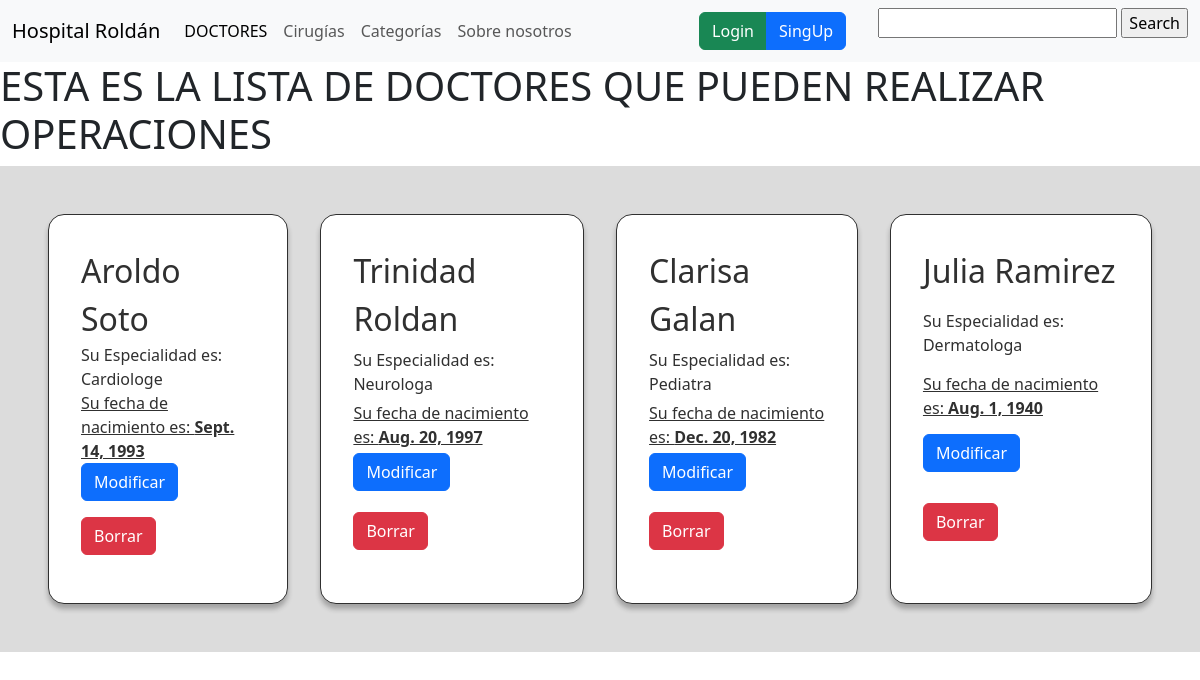
Before: /doctors/list-doctors/ with the older database file.
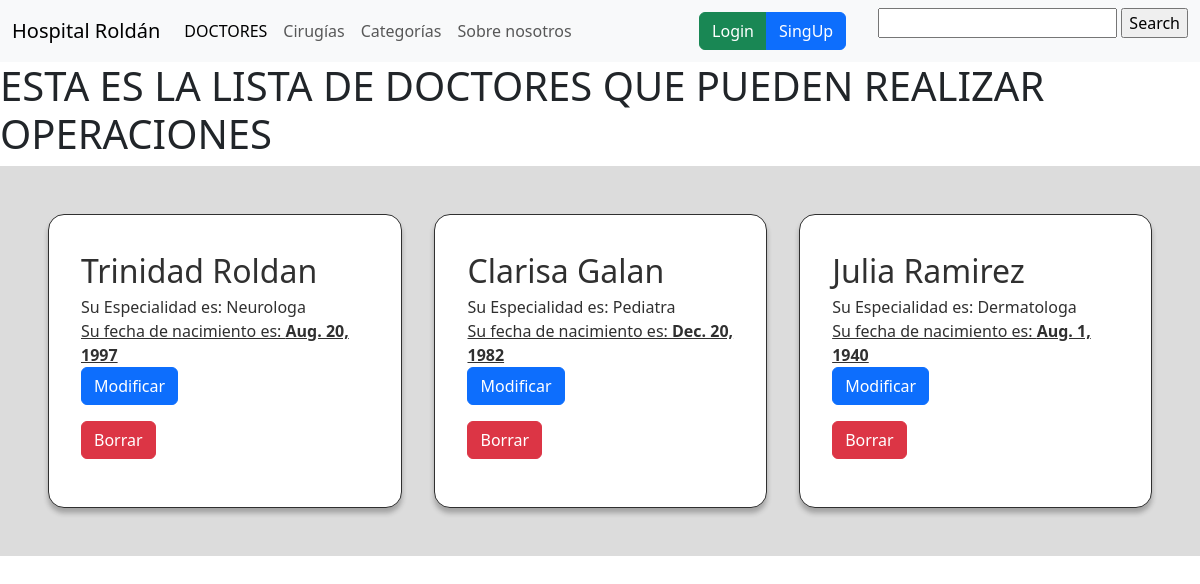
After: the same page with the newer database file.
### doctors/models.py (models this page shows, shortened)
class Doctors(models.Model):
    name = models.CharField(max_length=100)
    speciality = models.CharField(max_length=100)
    birth_date = models.DateField(null=False, max_length=50)

### doctors/views.py (the view)
# urls.py: path('list-doctors/', Doctors_list.as_view()),
class Doctors_list(ListView):
    model= Doctors
    template_name= 'doctors/list_doctors.html'
    form= DoctorsForm
    def get_queryset(self):
        query = self.request.GET.get('q')
        if query:
            object_list = self.model.objects.filter(name__icontains=query)
        else:
            object_list = self.model.objects.all()
        return object_list

### templates/doctors/list_doctors.html (shortened to what this page needs)
{% extends 'base.html' %}
{% block content %}
    <h1>ESTA ES LA LISTA DE DOCTORES QUE PUEDEN REALIZAR OPERACIONES</h1>
    <div style="background-color: gainsboro; display: grid; grid-template-columns: repeat(4, auto); padding: 2rem; justify-content: center;">
        {% for doctor in object_list %}
        <div style="background-color: white; border: 1px solid #303030; display: grid; grid-auto-flow: row; width: fit-content; padding: 2rem; margin: 1rem; border-radius: 1rem; box-shadow: 0px 5px 5px 0px rgba(30,30,30,0.3);
        -webkit-box-shadow: 0px 5px 5px 0px rgba(30,30,30,0.3);
        -moz-box-shadow: 0px 5px 5px 0px rgba(30,30,30,0.3);">
            <p style="margin: 0; font-size: 2rem; font-weight: 500; color: #303030;">{{doctor.name}}</p>
            <p style="margin: 0; font-size: 1rem; font-weight: 500; color: #303030;">Su Especialidad es: {{doctor.speciality}}</p>
            <p style="margin: 0; font-size: 1rem; font-weight: 400; color: #303030; text-decoration: underline;">Su fecha de nacimiento es: <strong>{{doctor.birth_date}}</strong></p>
            <p> <a href=" /doctors/doctor-update/{{doctor.id}}" class="btn btn-primary">Modificar</a> </p>
            <p> <a href=" /doctors/doctor-delete/{{doctor.pk}}" class="btn btn-danger">Borrar</a> </p>
        </div>
        {% endfor %}
    </div>
{% endblock %}

Changed rows visible on the page:
removed Doctors: name "Aroldo Soto", speciality "Cardiologe", birth_date "Sept. 14, 1993"
